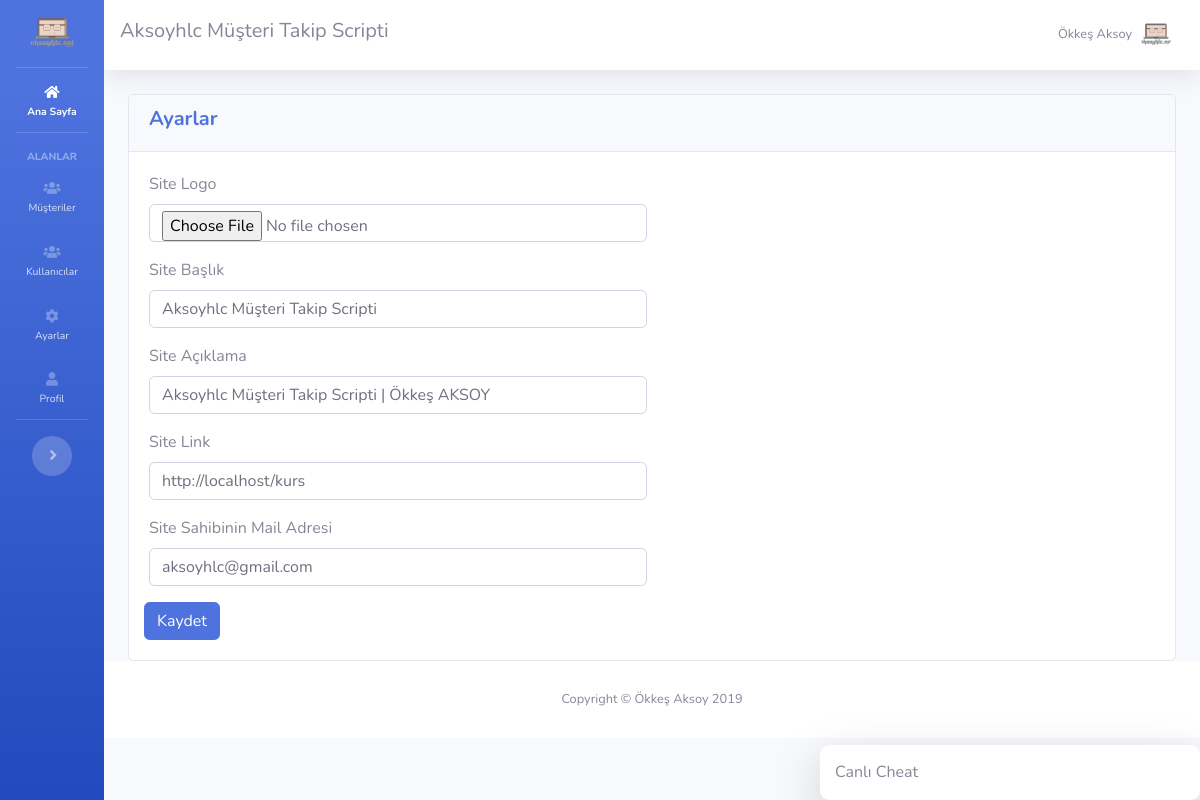
The page /Dosyalar/ayarlar.php (signed in) on the database its author committed.
### tables this page shows
CREATE TABLE `ayarlar` (
  `id` int(11) NOT NULL,
  `site_logo` varchar(400) DEFAULT NULL,
  `site_baslik` varchar(350) DEFAULT NULL,
  `site_aciklama` varchar(300) DEFAULT NULL,
  `site_link` varchar(100) DEFAULT NULL,
  `site_sahip_mail` varchar(100) DEFAULT NULL,
  `site_mail_host` varchar(100) DEFAULT NULL,
  `site_mail_mail` varchar(100) DEFAULT NULL,
  `site_mail_port` int(11) DEFAULT NULL,
  `site_mail_sifre` varchar(100) DEFAULT NULL
);

### Dosyalar/islemler/baglan.php (called while the page is built, shortened)
<?php
$host="localhost";
$veritabani_ismi="kurs_musteritakip";
$kullanici_adi="root";
$sifre="123456789";
try {
	$db = new PDO("mysql:host=$host;dbname=$veritabani_ismi;charset=utf8",$kullanici_adi,$sifre);
} catch (PDOException $e) {
	echo $e->getmessage();
}
$sorgu=$db->prepare("SELECT * FROM ayarlar");
$sorgu->execute();
$ayarcek=$sorgu->fetch(PDO::FETCH_ASSOC);
?>

### Dosyalar/fonksiyonlar.php (called while the page is built, shortened)
<?php
function yetkikontrol()
{
	if ($_SESSION['kul_yetki']==1) {
		return TRUE;
	} else {
		return FALSE;
	}
}
?>

### Dosyalar/ayarlar.php (the view)
<?php include 'header.php'; ?>
<div class="container-fluid">
	<div class="row">
		<div class="col-md-12">
			<div class="card">
				<div class="card-header">
					<h5 class="font-weight-bold text-primary">Ayarlar</h5>
				</div>
				<div class="card-body">
					<form action="islemler/ajax.php" method="POST" accept-charset="utf-8" enctype="multipart/form-data">
						<div class="form-row">
							<div class="col-md-6 form-group">
								<label>Site Logo</label>
								<input type="file" class="form-control" name="site_logo">
							</div>
						</div>
						<div class="form-row">
							<div class="col-md-6 form-group">
								<label>Site Başlık</label>
								<input type="text" class="form-control" name="site_baslik" value="<?php echo $ayarcek['site_baslik'] ?>">
							</div>
						</div>
						<div class="form-row">
							<div class="col-md-6 form-group">
								<label>Site Açıklama</label>
								<input type="text" class="form-control" name="site_aciklama" value="<?php echo $ayarcek['site_aciklama'] ?>">
							</div>
						</div>
						<div class="form-row">
							<div class="col-md-6 form-group">
								<label>Site Link</label>
								<input type="text" class="form-control" name="site_link" value="<?php echo $ayarcek['site_link'] ?>">
							</div>
						</div>
						<div class="form-row">
							<div class="col-md-6 form-group">
								<label>Site Sahibinin Mail Adresi</label>
								<input type="text" class="form-control" name="site_sahip_mail" value="<?php echo $ayarcek['site_sahip_mail'] ?>">
							</div>
						</div>
						<div class="form-row">
							<button type="submit" class="btn btn-primary" name="ayarkaydet">Kaydet</button>
						</div>
					</form>
				</div>
			</div>
		</div>
	</div>
</div>
<?php include 'footer.php' ?>

### Dosyalar/header.php (shortened to what this page needs)
<?php
include 'islemler/baglan.php';
include 'fonksiyonlar.php';
?>
<!DOCTYPE html>
<html lang="tr">
<head>
  <link href="vendor/fontawesome-free/css/all.min.css" rel="stylesheet" type="text/css">
  <link href="css/sb-admin-2.min.css" rel="stylesheet">
  <link rel="stylesheet" href="css/aksoyhlc.css">
</head>
<body id="page-top">
  <div id="wrapper">
    <ul class="navbar-nav bg-gradient-primary sidebar sidebar-dark accordion" id="accordionSidebar">
     <li class="nav-item">
      <a class="nav-link text-center" href="index.php">
        <img src="dosyalar/<?php echo $ayarcek['site_logo'] ?>" style="width: 60%; height: auto;">
      </a>
    </li>
    <hr class="sidebar-divider my-0">
    <li class="nav-item active">
      <a class="nav-link" href="index.php">
        <i class="fas fa-home"></i>
        <span>Ana Sayfa</span></a>
      </li>
      <hr class="sidebar-divider">
      <div class="sidebar-heading">
        Alanlar
      </div>
      <li class="nav-item">
        <a class="nav-link collapsed" href="#" data-toggle="collapse" data-target="#collapseTwo" aria-expanded="true" aria-controls="collapseTwo">
          <i class="fas fa-users"></i>
          <span>Müşteriler</span>
        </a>
      </li>
      <?php if (yetkikontrol()): ?>
       <li class="nav-item">
        <a class="nav-link collapsed" href="#" data-toggle="collapse" data-target="#kullanicimeby" aria-expanded="true" aria-controls="kullanicimeby">
          <i class="fas fa-users"></i>
          <span>Kullanıcılar</span>
        </a>
      </li>
    <?php endif ?>
    <li class="nav-item">
      <a class="nav-link" href="ayarlar.php">
        <i class="fas fa-cog"></i>
        <span>Ayarlar</span></a>
      </li>
      <li class="nav-item">
        <a class="nav-link" href="profil.php">
          <i class="fas fa-user"></i>
          <span>Profil</span></a>
        </li>
        <hr class="sidebar-divider d-none d-md-block">
        <div class="text-center d-none d-md-inline">
          <button class="rounded-circle border-0" id="sidebarToggle"></button>
        </div>
      </ul>
      <div id="content-wrapper" class="d-flex flex-column">
        <div id="content">
          <nav class="navbar navbar-expand navbar-light bg-white topbar mb-4 static-top shadow">
            <h5><?php echo $ayarcek['site_baslik'] ?></h5>
            <ul class="navbar-nav ml-auto">
              <li class="nav-item dropdown no-arrow">
                <a class="nav-link dropdown-toggle" href="#" id="userDropdown" role="button" data-toggle="dropdown" aria-haspopup="true" aria-expanded="false">
                  <span class="mr-2 d-none d-lg-inline text-gray-600 small"><?php echo $_SESSION['kul_isim'] ?></span>
                  <img class="img-profile rounded-circle" src="dosyalar/<?php echo $ayarcek['site_logo'] ?>">
                </a>
              </li>
            </ul>
          </nav>

### rows shown on the page
ayarlar: site_logo (picture), site_baslik "Aksoyhlc Müşteri Takip Scripti", site_aciklama "Aksoyhlc Müşteri Takip Scripti | Ökkeş AKSOY", site_link "http://localhost/kurs", site_sahip_mail "aksoyhlc@gmail.com"

### other values the page prints
$_SESSION['kul_isim'] "Ökkeş Aksoy"
